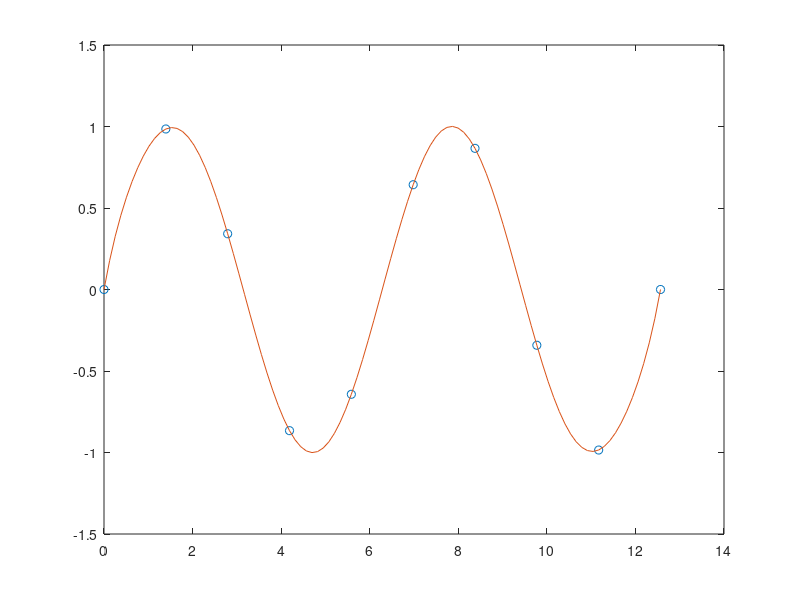

The MATLAB source for this figure:
x = linspace(0,4*pi,10);
y = sin(x);
p = polyfit(x,y,10);
x1 = linspace(0,4*pi);
y1 = polyval(p,x1);
figure
plot(x,y,'o')
hold on
plot(x1,y1)
hold off